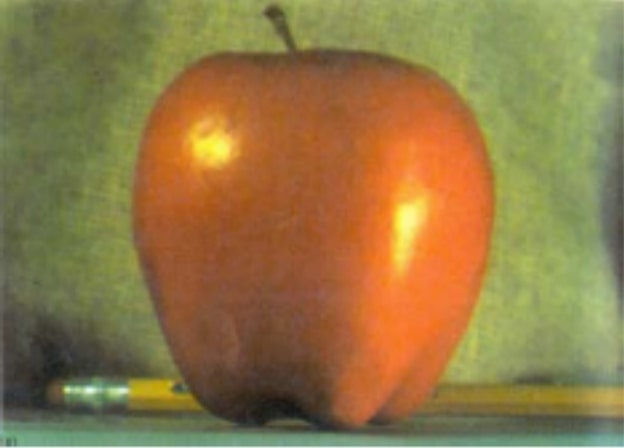
#> input picture CV_1-PYRAMIDS/photos/apple.jpg, 624 x 448 px
$ jupyter execute exercise1.ipynb
#> lines starting #> are read from the running program, lines starting #| are printed output that depends on the picture; after the words box and inside, x2 and y2 are one past the last pixel; in counts of white or black regions, pixels touching at a corner belong together
[cell 1]
import cv2
import numpy as np

import matplotlib.pyplot as plt

[cell 2]
def create_gaussian_kernel():
    """
    Create the Gaussian kernel h = [1 4 6 4 1]/16
    """
    return np.array([1, 4, 6, 4, 1]) / 16.0

def apply_gaussian_filter(image):
    """
    Apply Gaussian filtering using the specified kernel
    """
    kernel = create_gaussian_kernel()
    if len(image.shape) == 3:
        filtered = np.zeros_like(image)
        for i in range(3):
            filtered[:,:,i] = cv2.sepFilter2D(image[:,:,i], -1, kernel, kernel)
        return filtered
    return cv2.sepFilter2D(image, -1, kernel, kernel)

def generate_gaussian_pyramid(image, levels):
    """
    Generate Gaussian pyramid with L+1 levels
    """
    pyramid = [image]
    current = image.copy()
    for _ in range(levels):
        filtered = apply_gaussian_filter(current)
        current = filtered[::2, ::2]
        pyramid.append(current)
    return pyramid

def generate_laplacian_pyramid(image, levels):
    """
    Generate Laplacian pyramid with L+1 levels
    """
    gaussian_pyramid = generate_gaussian_pyramid(image, levels)
    pyramid = []

    for i in range(levels):
        current = gaussian_pyramid[i]
        next_level = gaussian_pyramid[i + 1]
        expanded = cv2.resize(next_level, (current.shape[1], current.shape[0]))
        laplacian = current - expanded
        pyramid.append(laplacian)

    pyramid.append(gaussian_pyramid[-1])
    return pyramid

def create_mask(shape):
    """
    Create a binary mask dividing the image vertically
    """
    mask = np.zeros(shape[:2])
    mask[:, :shape[1]//2] = 1
    return mask

def blend_pyramids(pyr1, pyr2, mask_pyr):
    """
    Blend pyramids according to equation (4)
    """
    blended_pyr = []

    for i in range(len(pyr1)-1):
        mask = np.expand_dims(mask_pyr[i], axis=2) if len(pyr1[i].shape) == 3 else mask_pyr[i]
        blended = mask * pyr1[i] + (1 - mask) * pyr2[i]
        blended_pyr.append(blended)

    mask = np.expand_dims(mask_pyr[-1], axis=2) if len(pyr1[-1].shape) == 3 else mask_pyr[-1]
    last_level = mask * pyr1[-1] + (1 - mask) * pyr2[-1]
    blended_pyr.append(last_level)

    return blended_pyr

def reconstruct_from_pyramid(pyramid):
    """
    Reconstruct image from pyramid
    """
    current = pyramid[-1]

    for level in reversed(pyramid[:-1]):
        expanded = cv2.resize(current, (level.shape[1], level.shape[0]))
        current = expanded + level

    return current

[cell 3]
def display_pyramid(pyramid, title):
    """
    Display all levels of a pyramid
    """
    plt.figure(figsize=(20, 4))
    for i, level in enumerate(pyramid):
        plt.subplot(1, len(pyramid), i+1)
        if len(level.shape) == 3:
            plt.imshow(np.clip(level, 0, 1))
        else:
            plt.imshow(level, cmap='gray')
        plt.title(f'Level {i}')
        plt.axis('off')
    plt.suptitle(title)
    plt.show()

[cell 4]
def create_direct_blend(img1, img2, mask):
    """
    Create direct blend without pyramid blending
    """
    mask = np.expand_dims(mask, axis=2)
    return img1 * mask + img2 * (1 - mask)

[cell 5]
# Read images
try:
    apple = cv2.imread('photos/apple.jpg')
#> apple is the input picture: shape (448, 624, 3); mean B, G, R 70.2, 120.5, 144.6
    orange = cv2.imread('photos/orange.jpg')
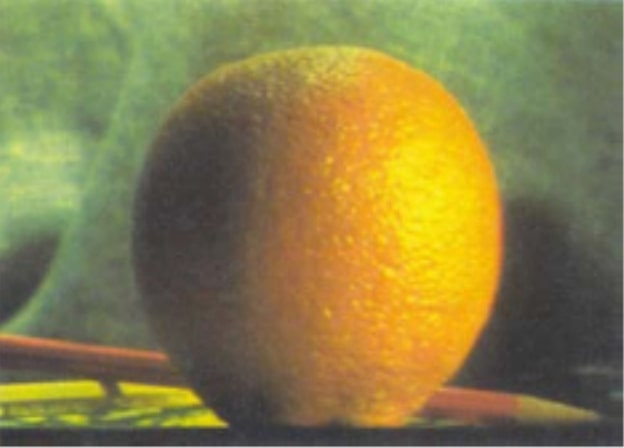
#> input picture CV_1-PYRAMIDS/photos/orange.jpg, 624 x 448 px
#> orange is the input picture: shape (448, 624, 3); mean B, G, R 73.1, 126.2, 136.3

    if apple is None or orange is None:
        raise FileNotFoundError("Could not read one or both images")

except Exception as e:
    print(f"Error loading images: {e}")
    exit()

# Convert from BGR to RGB and normalize
apple = cv2.cvtColor(apple, cv2.COLOR_BGR2RGB).astype(float) / 255
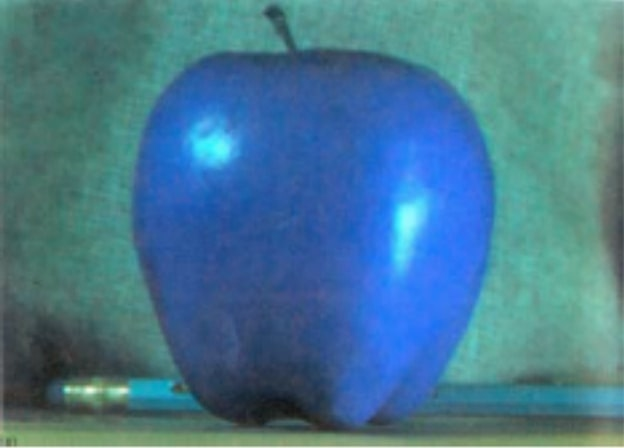
#> apple: shape (448, 624, 3) float64; mean B, G, R 0.567, 0.473, 0.275
orange = cv2.cvtColor(orange, cv2.COLOR_BGR2RGB).astype(float) / 255
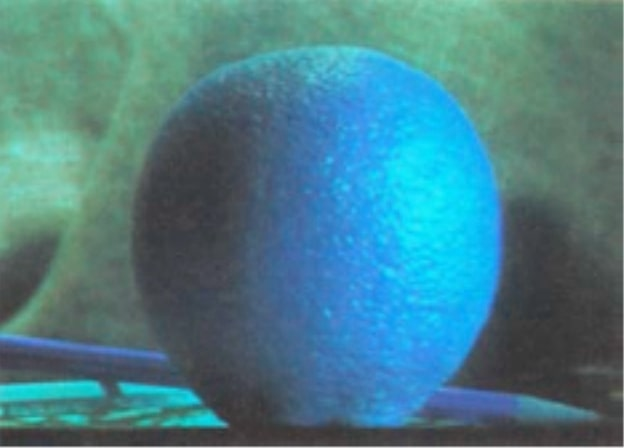
#> orange: shape (448, 624, 3) float64; mean B, G, R 0.535, 0.495, 0.287

# Verify images are the same size
if apple.shape != orange.shape:
    print(f"Images must be the same size. Got apple: {apple.shape}, orange: {orange.shape}")
    exit()

# Number of pyramid levels
L = 5

# Create mask and its Gaussian pyramid
mask = create_mask(apple.shape)
mask_pyramid = generate_gaussian_pyramid(mask, L)
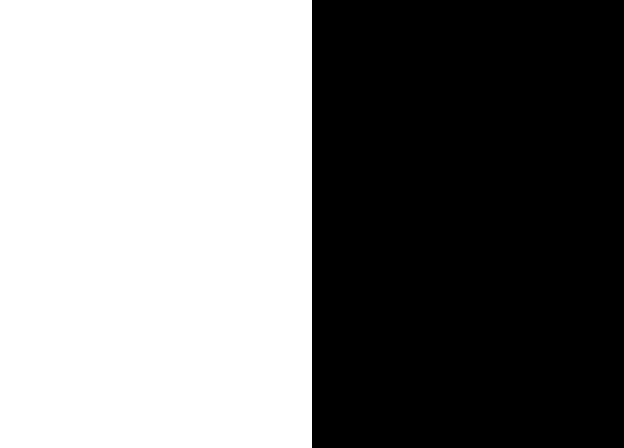
#> mask: shape (448, 624) float64; values 0 (black) and 1 (white), 50% white; 1 white region, box (x1, y1, x2, y2) and area: (0, 0, 312, 448) 139776

[cell 6]
# Generate Gaussian pyramids for both images
apple_gaussian_pyramid = generate_gaussian_pyramid(apple, L)
#> apple_gaussian_pyramid = 6 items
orange_gaussian_pyramid = generate_gaussian_pyramid(orange, L)
#> orange_gaussian_pyramid = 6 items

# Display Gaussian pyramids
display_pyramid(apple_gaussian_pyramid, 'Apple Gaussian Pyramid')
#> the loop in display_pyramid, `for i, level in enumerate(pyramid):` made 6 passes
display_pyramid(orange_gaussian_pyramid, 'Orange Gaussian Pyramid')
#> call 2 of display_pyramid, with title = 'Orange Gaussian Pyramid'
#> the loop in display_pyramid (call 2), `for i, level in enumerate(pyramid):` made 6 passes
#> in display_pyramid (call 2), `plt.show()`:
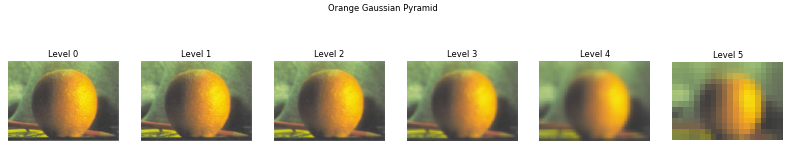
#> figure drawn by matplotlib, 6 panels

[cell 7]
# Generate Laplacian pyramids for both images
apple_pyramid = generate_laplacian_pyramid(apple, L)
#> after the loop in generate_laplacian_pyramid, `for i in range(levels):`: pyramid = 5 items
#> apple_pyramid = 6 items
orange_pyramid = generate_laplacian_pyramid(orange, L)
#> the loop in generate_laplacian_pyramid (call 2), `for i in range(levels):` made 5 passes
#> pass 1, in generate_laplacian_pyramid (call 2), `laplacian = current - expanded`:
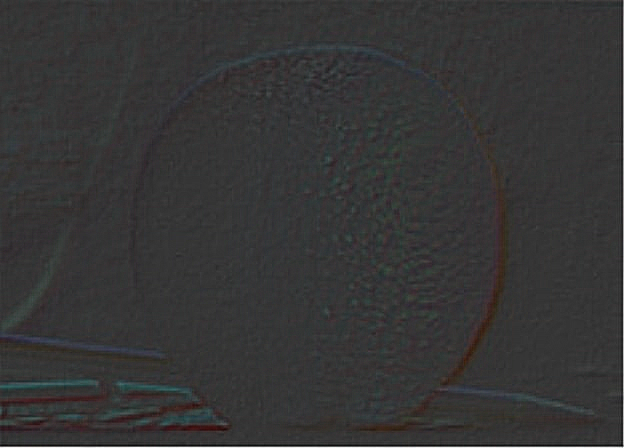
#> laplacian: shape (448, 624, 3) float64; mean B, G, R 0.000357, 0.0002, 0.000597; drawn with min black and max white
#> orange_pyramid = 6 items

# Display Laplacian pyramids
display_pyramid(apple_pyramid, 'Apple Laplacian Pyramid')
display_pyramid(orange_pyramid, 'Orange Laplacian Pyramid')
display_pyramid(mask_pyramid, 'Mask Gaussian Pyramid')
#> in display_pyramid (call 5), `plt.show()`:
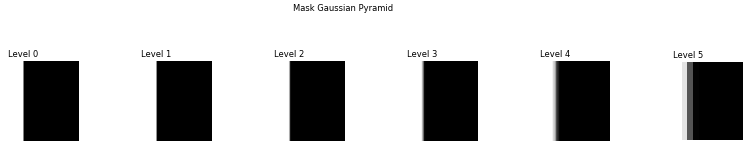
#> figure drawn by matplotlib, 6 panels

[cell 8]
# Blend pyramids
blended_pyramid = blend_pyramids(apple_pyramid, orange_pyramid, mask_pyramid)
#> the loop in blend_pyramids, `for i in range(len(pyr1)-1):` made 5 passes
#> pass 2, in blend_pyramids, `blended = mask * pyr1[i] + (1 - mask) * pyr2[i]`:
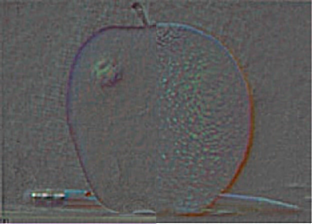
#> blended: shape (224, 312, 3) float64; mean of channels 0, 1, 2 -7.06e-06, -8.07e-05, 0.000552; drawn with min black and max white
#> after the loop in blend_pyramids, `for i in range(len(pyr1)-1):`: blended_pyr = 5 items
#> blended_pyramid = 6 items
display_pyramid(blended_pyramid, 'Blended Pyramid')
#> the loop in display_pyramid (call 6), `for i, level in enumerate(pyramid):` made 6 passes
#> in display_pyramid (call 6), `plt.show()`:
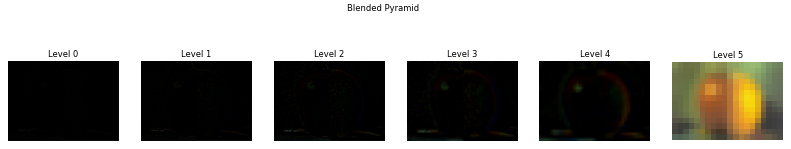
#> figure drawn by matplotlib, 6 panels

[cell 9]
# Reconstruct the blended image
pyramid_blend = reconstruct_from_pyramid(blended_pyramid)
#> the loop in reconstruct_from_pyramid, `for level in reversed(pyramid[:-1]):` made 5 passes
#> after the loop in reconstruct_from_pyramid, `for level in reversed(pyramid[:-1]):`:
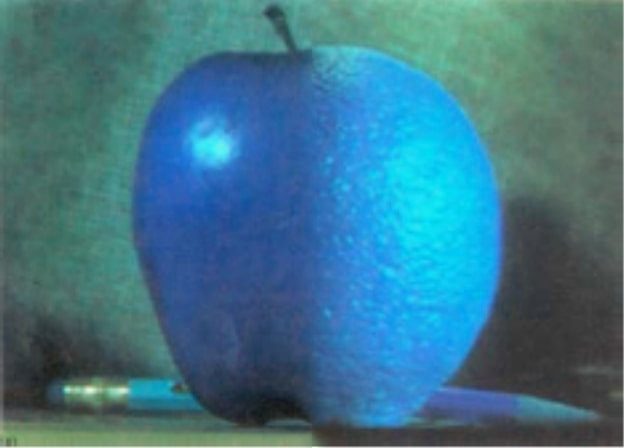
#> current: shape (448, 624, 3) float64; mean of channels 0, 1, 2 0.548, 0.47, 0.251; drawn with min black and max white

# Clip values to [0, 1] range
pyramid_blend = np.clip(pyramid_blend, 0, 1)

# Display final results
plt.figure(figsize=(12, 5))

plt.subplot(121)
plt.imshow(create_direct_blend(apple, orange, mask))
plt.title('Without Blending')
plt.axis('off')

plt.subplot(122)
plt.imshow(pyramid_blend)
plt.title('With Pyramid Blending')
plt.axis('off')

plt.show()
